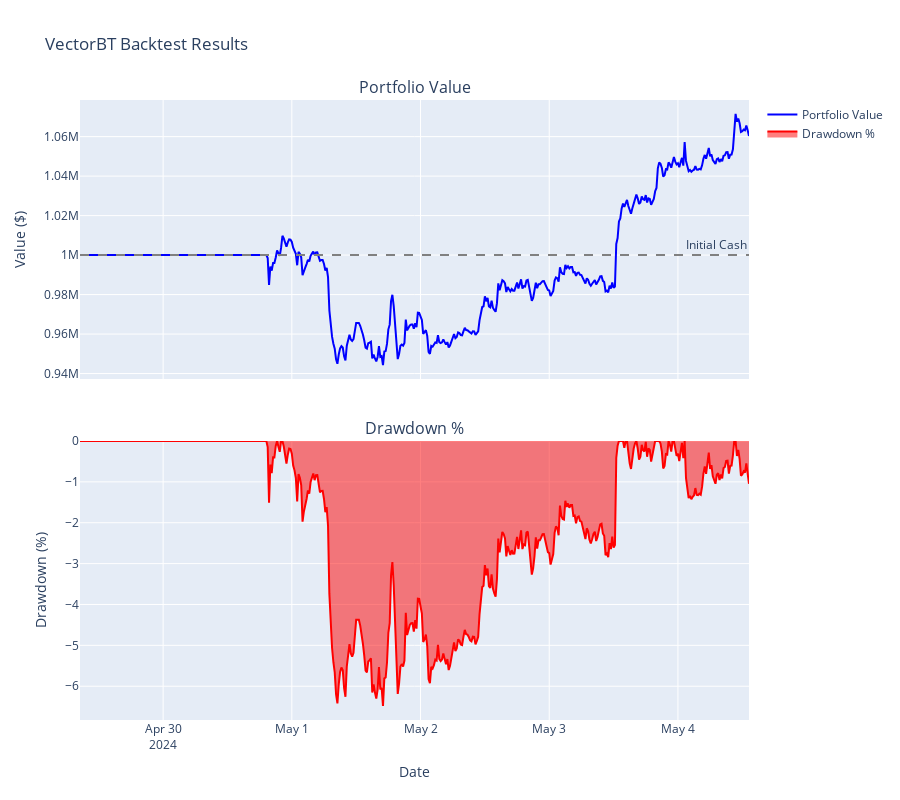

The notebook cell saved with this chart:
### Code cell
# ================================================
# 🚀 VECTORBT BACKTESTING - Replacing Manual Simulation
# ================================================

print("🚀 VECTORBT BACKTESTING MODE")
print("=" * 55)

import os
from typing import Dict, cast
import pandas as pd
import json

from src.backtesting.vectorbt_engine import VectorBTBacktester
from src.core.trading_types import ChartInterval
from src.training.data_loader import DataLoader
from src.training.model_trainer import SimpleModelTrainer

# Load model from file (independent from training cell)
simulation_trainer = SimpleModelTrainer()

try:
    success = simulation_trainer.load_model()
    if not success:
        print("❌ Failed to load model from file")
        print("   Make sure you've trained the model first (run Cell 2)")
        simulation_trainer = None
except Exception as e:
    print(f"❌ Error loading model: {e}")
    import traceback
    traceback.print_exc()
    simulation_trainer = None

if simulation_trainer is not None and simulation_trainer.is_trained:
    print("✅ Model loaded successfully!")
    
    # Display model info
    info = simulation_trainer.get_model_info()
    print(f"   Model: {info['model_type']} | Accuracy: {info['accuracy']:.1%} | Features: {info['features']}")
    
    # Configuration
    test_symbol = 'BTCUSDT'
    MAX_CANDLES = 500  # REDUCED for progressive backtesting (each candle recalculates levels!)
    test_data_folder = 'data'
    
    # Threshold settings
    buy_threshold = 0.10
    sell_threshold = 0.10
    
    # VectorBT settings
    initial_cash = 1000000.0
    commission = 0.001  # 0.1%
    slippage = 0.0005   # 0.05%
    
    print(f"\n🎯 Symbol: {test_symbol}")
    print(f"📊 Backtesting: {MAX_CANDLES} candles (PROGRESSIVE - no data leakage)")
    print(f"⚙️  Thresholds: BUY≥{buy_threshold:.0%}, SELL≥{sell_threshold:.0%}")
    print(f"💰 Initial Cash: ${initial_cash:,.2f}")
    print(f"💸 Commission: {commission:.2%} | Slippage: {slippage:.2%}\n")
    
   
    
    # Get file paths
    test_files: Dict[ChartInterval, str] = {
        'M': os.path.join(test_data_folder, f'{test_symbol}-M.json'),
        'W': os.path.join(test_data_folder, f'{test_symbol}-W.json'),
        'D': os.path.join(test_data_folder, f'{test_symbol}-D.json'),
        '1h': os.path.join(test_data_folder, f'{test_symbol}-1h.json'),
        '15m': os.path.join(test_data_folder, f'{test_symbol}-15m.json')
    }
    

    # Load 15m data (primary trading timeframe)
    print("📊 Loading 15m data...")
    test_data = DataLoader.load_single_json_file(test_files['15m'])

    if test_data is None:
        raise ValueError("❌ Could not load test data")

    print(f"✅ Loaded {len(test_data)} total candles")
    print(f"📅 Range: {test_data.index.min()} to {test_data.index.max()}")
    
    # Get a RANDOM segment of MAX_CANDLES for backtesting
    if len(test_data) < MAX_CANDLES:
        print(f"⚠️  Only {len(test_data)} candles available, using all")
    else:
        import random
        # Calculate valid range for random start position
        max_start = len(test_data) - MAX_CANDLES
        random_start = random.randint(0, max_start)
        random_end = random_start + MAX_CANDLES
        
        print(f"🎲 Randomly selecting {MAX_CANDLES} candles from position {random_start} to {random_end}")
        test_data = test_data.iloc[random_start:random_end]
    
    print(f"\n🎬 Starting progressive backtest with {len(test_data)} candles...")
    print(f"📍 Backtest period: {test_data.index.min()} to {test_data.index.max()}")
    
    # Load all timeframe data as DataFrames (needed for level extraction)
    print("\n📂 Loading multi-timeframe data for level extraction...")
    data_dfs: Dict[ChartInterval, pd.DataFrame] = DataLoader.load_multiple_json_files(test_files)
    
    print(f"✅ Loaded {len(data_dfs)} additional timeframes for levels\n")
    
    print("\n" + "=" * 55)
    print("🚀 VECTORBT PROGRESSIVE BACKTEST STARTING...")
    print("=" * 55)
    print("⚠️  Note: Progressive mode recalculates levels for EACH candle")
    print("   This is SLOW but prevents data leakage (realistic trading)")
    print("   Progress bar will show each candle being processed\n")
    
    # Initialize VectorBT backtester
    backtester = VectorBTBacktester(
        trainer=simulation_trainer,
        initial_cash=initial_cash,
        commission=commission,
        slippage=slippage
    )
    
    # Generate signals progressively (includes level extraction per candle)
    signals_df = backtester.generate_signals(
        data=test_data,
        data_dfs=data_dfs,
        buy_threshold=buy_threshold,
        sell_threshold=sell_threshold,
        timeframe='15m'
    )
    
    # Run backtest (THIS IS FAST - vectorized)
    print("\n🚀 Running backtest...")
    portfolio = backtester.run_backtest(signals_df=signals_df, freq='15T')
    
    # Display performance summary
    backtester.print_performance_summary()
    
    # Get trade analysis
    trades_df = backtester.get_trade_analysis()
    
    print("\n" + "=" * 55)
    print("📋 TRADE ANALYSIS")
    print("=" * 55)
    
    if len(trades_df) > 0:
        print(f"\n📊 Total Trades: {len(trades_df)}")
        
        winning_trades = trades_df[trades_df['PnL'] > 0]
        losing_trades = trades_df[trades_df['PnL'] < 0]
        
        print(f"✅ Winning: {len(winning_trades)} ({len(winning_trades)/len(trades_df)*100:.1f}%)")
        print(f"❌ Losing:  {len(losing_trades)} ({len(losing_trades)/len(trades_df)*100:.1f}%)")
        
        if len(winning_trades) > 0:
            print(f"\n💚 Average Win: ${winning_trades['PnL'].mean():.2f}")
            print(f"💚 Largest Win: ${winning_trades['PnL'].max():.2f}")
        
        if len(losing_trades) > 0:
            print(f"💔 Average Loss: ${losing_trades['PnL'].mean():.2f}")
            print(f"💔 Largest Loss: ${losing_trades['PnL'].min():.2f}")
        
        # Show sample trades
        print(f"\n📋 Sample Trades (first 10):")
        print(trades_df.head(10))
    else:
        print("⚠️  No trades executed during backtest period")
    
    print("\n" + "=" * 55)
    print("✅ VECTORBT BACKTEST COMPLETE!")
    print("=" * 55)
    
    # Signal distribution
    signal_counts = signals_df['signal'].value_counts()
    print(f"\n🎯 SIGNAL DISTRIBUTION:")
    for signal in ['BUY', 'SELL', 'HOLD']:
        count = signal_counts.get(signal, 0)
        pct = (count / len(signals_df) * 100) if len(signals_df) > 0 else 0
        print(f"   {signal}: {count} ({pct:.1f}%)")
    
    # Show trading signals (non-HOLD)
    trade_signals = signals_df[signals_df['signal'] != 'HOLD']
    print(f"\n📋 TRADING SIGNALS ({len(trade_signals)} total):")
    if len(trade_signals) > 0:
        for timestamp, row in trade_signals.head(20).iterrows():
            emoji = "🟢" if row['signal'] == 'BUY' else "🔴"
            print(f"   {emoji} {timestamp} | " +
                    f"{row['signal']:4s} @ ${row['close']:8.2f} | " +
                    f"Conf: {row['confidence']:5.1%}")
    else:
        print("   No trading signals generated")
    
    print("\n✅ Progressive backtest complete!")
    print("   ℹ️  Each candle was processed independently with levels extracted")
    print("      at that point in time (no future data leakage)")
    
    # ================================================
    # 📊 OPTIONAL: GENERATE INTERACTIVE PLOTS
    # ================================================
    
    try:
        print("\n📊 Generating interactive plots...")
        # Use static plots (no anywidget dependency)
        backtester.plot_results(use_widgets=False)
    except Exception as e:
        print(f"⚠️  Could not generate plots: {e}")
        if "anywidget" in str(e):
            print("   ℹ️  anywidget not installed")
            print("   Solution: Restart the kernel (Kernel → Restart)")
        print("   Use VectorBT_Backtest.ipynb for full visualization")
    
else:
    print("❌ No model available")
    print("   Please run Cell 2 first to train the model")

### Figure 1 — Plotly figure (JSON) as saved in the notebook; plotly's stock layout.template omitted (floating-point values rounded to 4 significant figures; data arrays with more than 128 entries replaced by an {"elided": "..."} marker saying what was removed)
{"data": [{"line": {"color": "blue"}, "name": "Portfolio Value", "type": "scatter", "x": {"elided": "500 str values"}, "xaxis": "x", "y": {"elided": "500 float values"}, "yaxis": "y"}, {"fill": "tozeroy", "line": {"color": "red"}, "name": "Drawdown %", "type": "scatter", "x": {"elided": "500 str values"}, "xaxis": "x2", "y": {"elided": "500 float values"}, "yaxis": "y2"}], "layout": {"annotations": [{"font": {"size": 16}, "showarrow": false, "text": "Portfolio Value", "x": 0.5, "xanchor": "center", "xref": "paper", "y": 1, "yanchor": "bottom", "yref": "paper"}, {"font": {"size": 16}, "showarrow": false, "text": "Drawdown %", "x": 0.5, "xanchor": "center", "xref": "paper", "y": 0.45, "yanchor": "bottom", "yref": "paper"}, {"showarrow": false, "text": "Initial Cash", "x": 1, "xanchor": "right", "xref": "x domain", "y": 1000000, "yanchor": "bottom", "yref": "y"}], "height": 800, "hovermode": "x unified", "shapes": [{"line": {"color": "gray", "dash": "dash"}, "type": "line", "x0": 0, "x1": 1, "xref": "x domain", "y0": 1000000, "y1": 1000000, "yref": "y"}], "showlegend": true, "title": {"text": "VectorBT Backtest Results"}, "xaxis": {"anchor": "y", "domain": [0, 1], "matches": "x2", "showticklabels": false}, "xaxis2": {"anchor": "y2", "domain": [0, 1], "title": {"text": "Date"}}, "yaxis": {"anchor": "x", "domain": [0.55, 1], "title": {"text": "Value ($)"}}, "yaxis2": {"anchor": "x2", "domain": [0, 0.45], "title": {"text": "Drawdown (%)"}}}}
